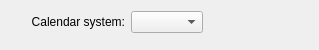
<?xml version="1.0" encoding="UTF-8"?>
<ui version="4.0">
 <class>calendarConfig</class>
 <widget class="QWidget" name="calendarConfig">
  <property name="geometry">
   <rect>
    <x>0</x>
    <y>0</y>
    <width>319</width>
    <height>45</height>
   </rect>
  </property>
  <layout class="QGridLayout" name="gridLayout_2">
   <item row="0" column="0" rowspan="2">
    <spacer name="horizontalSpacer">
     <property name="orientation">
      <enum>Qt::Horizontal</enum>
     </property>
     <property name="sizeType">
      <enum>QSizePolicy::Fixed</enum>
     </property>
     <property name="sizeHint" stdset="0">
      <size>
       <width>20</width>
       <height>20</height>
      </size>
     </property>
    </spacer>
   </item>
   <item row="0" column="1">
    <widget class="QLabel" name="label_2">
     <property name="text">
      <string>Calendar system:</string>
     </property>
     <property name="alignment">
      <set>Qt::AlignRight|Qt::AlignTrailing|Qt::AlignVCenter</set>
     </property>
     <property name="buddy">
      <cstring>calendarComboBox</cstring>
     </property>
    </widget>
   </item>
   <item row="0" column="2">
    <layout class="QGridLayout" name="gridLayout">
     <item row="0" column="0">
      <widget class="KComboBox" name="calendarComboBox">
       <property name="enabled">
        <bool>true</bool>
       </property>
       <property name="sizePolicy">
        <sizepolicy hsizetype="MinimumExpanding" vsizetype="Fixed">
         <horstretch>0</horstretch>
         <verstretch>0</verstretch>
        </sizepolicy>
       </property>
      </widget>
     </item>
     <item row="0" column="1">
      <spacer name="horizontalSpacer_3">
       <property name="orientation">
        <enum>Qt::Horizontal</enum>
       </property>
       <property name="sizeHint" stdset="0">
        <size>
         <width>188</width>
         <height>17</height>
        </size>
       </property>
      </spacer>
     </item>
    </layout>
   </item>
   <item row="2" column="2">
    <spacer name="verticalSpacer">
     <property name="orientation">
      <enum>Qt::Vertical</enum>
     </property>
     <property name="sizeHint" stdset="0">
      <size>
       <width>20</width>
       <height>40</height>
      </size>
     </property>
    </spacer>
   </item>
  </layout>
 </widget>
 <customwidgets>
  <customwidget>
   <class>KComboBox</class>
   <extends>QComboBox</extends>
   <header>kcombobox.h</header>
  </customwidget>
 </customwidgets>
 <connections/>
</ui>
